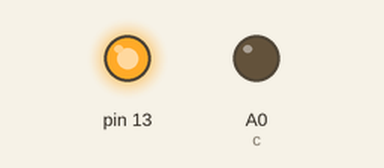
A sketch run on a simulated Arduino Uno, built with avr-gcc and run on an emulated ATmega328P. Shown: output pins drawn as LEDs (lit = HIGH).

Above: at 2.5 s.
At 7.5 s:
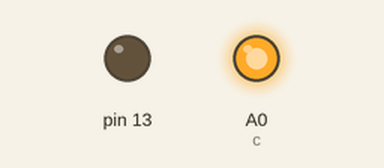
Timing chart, 0 to 13.0 s (numbered marks = the images above):
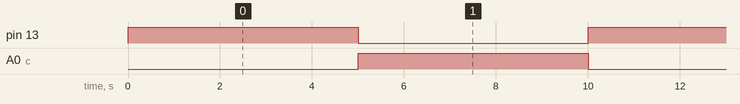

The sketch:

collercontrol.ino
```cpp
int c = A0;
int p;
int longDelayInSeconds;

void setup() {
  // put your setup code here, to run once:
  pinMode(c, OUTPUT);
  pinMode(13, OUTPUT);
}

void loop() {
  // put your main code here, to run repeatedly:

  p=0;
  digitalWrite(c, LOW);
  digitalWrite(13, HIGH);
  //delay(10000);
  // manupulate the below longDelayInSeconds to increase or decrease time in seconds.
  longDelayInSeconds = 5; //time for switch to be 'on' in sec
  // longDelayInSeconds = 60 * x ; for 'x' minutes
  while (p < longDelayInSeconds) {
    delay(1000);
    p++;
  }
  digitalWrite(c, HIGH);
  digitalWrite(13, LOW);
  //delay(10000);
  p = 0;
  longDelayInSeconds = 5; //time for switch to be 'off' in sec
  // longDelayInSeconds = 60 * x ; for x minutes
  while (p < longDelayInSeconds) {
    delay(1000);
    p++;
  }
}
```

Measured:
- by itself, pin 13, A0 (c): alternates HIGH for 5.0 s and LOW for 5.0 s
